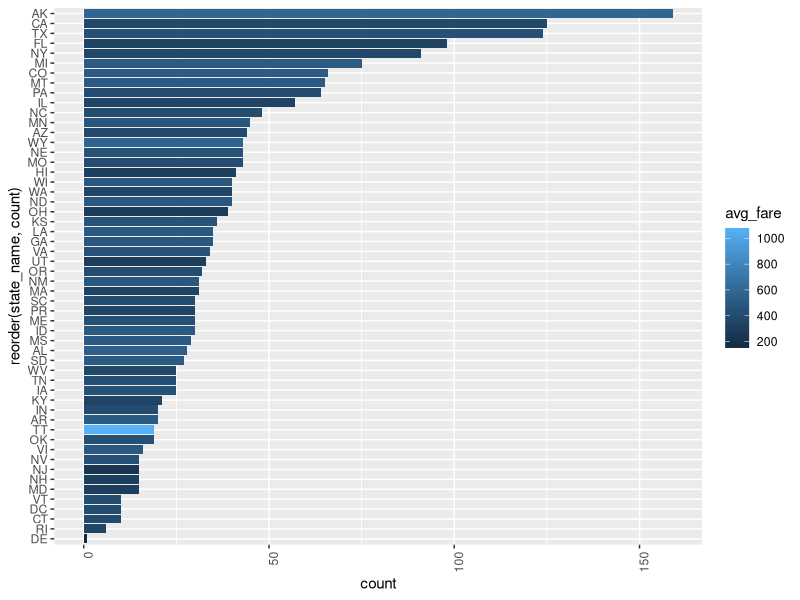
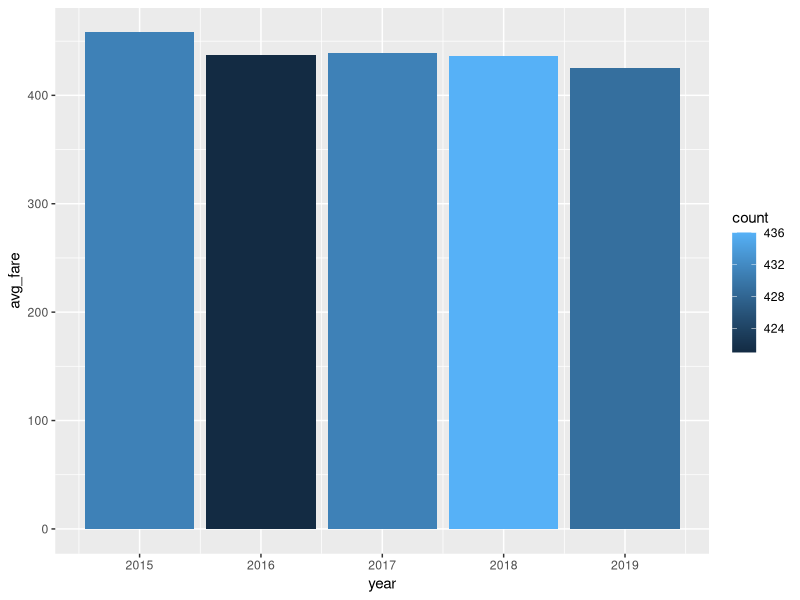
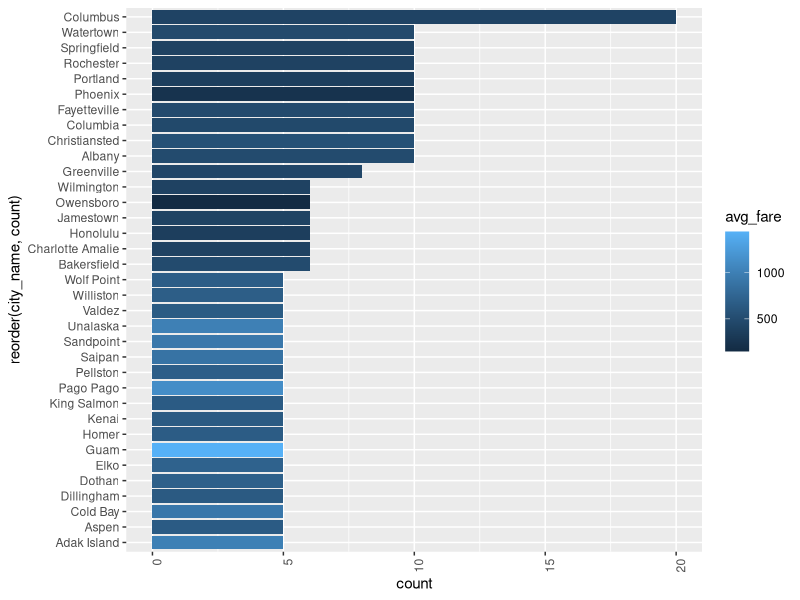

These figures' R source, in order: (Note: this script raises an error after producing the figures.)
## ---- chunk 1
knitr::opts_chunk$set(echo = TRUE)
library(readr)
library(readxl)
library(tibble)
library(stringr)
library(ggplot2)
library(dplyr)
## ---- chunk 2
## Airfare Table
airfare_df <- read_excel("Final Flights Data/Airfare(2015-2019).xlsx")

dim(airfare_df)
glimpse(airfare_df)

names(airfare_df) <- str_replace_all(tolower(names(airfare_df)), "`","")
names(airfare_df) <- str_replace_all(tolower(names(airfare_df)), " ","_")
## ---- chunk 3
## On-time Performance Table
time_performance <- read_csv("Final Flights Data/Airline on-time perform(2015-2019).csv")
#View(time_performance)

names(time_performance)
glimpse(time_performance)

names(time_performance) <- str_replace_all(tolower(names(time_performance)), "`","")
names(time_performance) <- str_replace_all(tolower(names(time_performance)), " ","_")


time_performance$total_number <- 
  as.integer(gsub(",","",time_performance$total_number))

time_performance$`average_departure_delay_(minutes)` <- 
  as.double(gsub(",","",time_performance$`average_departure_delay_(minutes)`))

time_performance$`average_taxi-out_time_(minutes)` <- 
  as.double(gsub(",","", time_performance$`average_taxi-out_time_(minutes)`))

time_performance$`average_scheduled_departure_to_take-off_(minutes)`<- as.double(gsub(",","",time_performance$`average_scheduled_departure_to_take-off_(minutes)`))

time_performance$`average_arrival_delay_(minutes)`<- 
  as.double(gsub(",","",time_performance$`average_arrival_delay_(minutes)`))

time_performance$`average_airborne_time_(minutes)`<- 
  as.double(gsub(",","",time_performance$`average_airborne_time_(minutes)`))

time_performance$`average_taxi-in_time_(minutes)`<- 
  as.double(gsub(",","",time_performance$`average_taxi-in_time_(minutes)`))

time_performance$total_number_cancelled<- 
  as.double(gsub(",","",time_performance$total_number_cancelled))

time_performance$percent_flights_cancelled<- 
  as.double(gsub(",","",time_performance$percent_flights_cancelled))

time_performance$total_number_diverted<- 
  as.double(gsub(",","",time_performance$total_number_diverted))

time_performance$percent_flights_diverted<- 
  as.double(gsub(",","",time_performance$percent_flights_diverted))

time_performance$diverted_flights_reaching_scheduled_destination<- as.double(gsub(",","",time_performance$diverted_flights_reaching_scheduled_destination))

time_performance$`diverted_flights_(mins)`<- 
  as.double(gsub(",","",time_performance$`diverted_flights_(mins)`))

time_performance$`cancelled_flights_(mins)` <- 
  as.double(gsub(",","",time_performance$`cancelled_flights_(mins)`))

time_performance$`carrier_(avg._mins)`<- 
  as.double(gsub(",","",time_performance$`carrier_(avg._mins)`))

time_performance$`weather(avg._mins)`<- 
  as.double(gsub(",","",time_performance$`weather(avg._mins)`))

time_performance$`national_aviation_system(avg._mins)`<- 
  as.double(gsub(",","",time_performance$`national_aviation_system(avg._mins)`))

time_performance$`security(avg._mins)` <- 
  as.double(gsub(",","",time_performance$`security(avg._mins)` ))

time_performance$`late_aircraft_arrival(avg._mins)` <- 
  as.double(gsub(",","",time_performance$`late_aircraft_arrival(avg._mins)`))
## ---- chunk 4
## Delay Reasons Table
delay_reasons <- read_csv("Final Flights Data/Delay Reasons by airline(2015-2019).csv", skip = 1)

delay_reasons$X11 <- NULL
dim(delay_reasons)
glimpse(delay_reasons)

names(delay_reasons) <- str_replace_all(tolower(names(delay_reasons)), "`","")
names(delay_reasons) <- str_replace_all(tolower(names(delay_reasons)), " ","_")
## ---- chunk 5
## Load Factor Table
loadfct_df <- read_csv("Final Flights Data/Load Factor by Airline(2015-2019).csv")

names(loadfct_df) <- str_replace_all(tolower(names(loadfct_df)), "`","")
names(loadfct_df) <- str_replace_all(tolower(names(loadfct_df)), " ","_")

dim(loadfct_df)
glimpse(loadfct_df)
## ---- chunk 6
## No. Flights Table
no_flights <- read_csv("Final Flights Data/Number of Flights(2015-2019).csv")

names(no_flights) <- str_replace_all(tolower(names(no_flights)), "`","")
names(no_flights) <- str_replace_all(tolower(names(no_flights)), " ","_")

dim(no_flights)
glimpse(no_flights)
## ---- chunk 7
## No. Passengers Table
no_passengers <- read_csv("Final Flights Data/Number of Passengers by Airline(2015-2019).csv")

names(no_passengers) <- str_replace_all(tolower(names(no_passengers)), "`","")
names(no_passengers) <- str_replace_all(tolower(names(no_passengers)), " ","_")

dim(no_passengers)
glimpse(no_passengers)
## ---- chunk 8
## Cancellation Fees
cancel_fees <- read_csv("Final Flights Data/Res Cxl Fees(2015-2019).csv",
                        col_types = cols(
  Year = col_double(),
  Quarter = col_character(),
  American = col_double(),
  Delta = col_double(),
  United = col_double(),
  JetBlue = col_double(),
  Alaska = col_double(),
  Spirit = col_double(),
  Frontier = col_double(),
  `Virgin America` = col_double(),
  Hawaiian = col_double(),
  `Sun Country` = col_double(),
  Allegiant = col_double(),
  `Island Air Hawaii` = col_double(),
  `US Airways` = col_double()
))

names(cancel_fees) <- str_replace_all(tolower(names(cancel_fees)), "`","")
names(cancel_fees) <- str_replace_all(tolower(names(cancel_fees)), " ","_")

View(cancel_fees)
dim(cancel_fees)
glimpse(cancel_fees)

## ---- chunk 9
airports_by_state <- airfare_df %>% group_by(state_name) %>% summarise(count = n(), avg_fare = mean(`average_fare_($)`))
ggplot(airports_by_state) +
  geom_col(aes(reorder(state_name, count), count, fill = avg_fare))+
  theme(axis.text.x = element_text(angle = 90, hjust = 1))+
  coord_flip()
## ---- chunk 10
avg_fare_df <- airfare_df %>% group_by(year) %>% summarise(avg_fare = mean(`average_fare_($)`), count = n())

ggplot(avg_fare_df, aes(year, avg_fare, fill = count)) +
         geom_col()
## ---- chunk 11
airports_by_city <- airfare_df %>% group_by(city_name) %>% 
  summarise(count = n(), avg_fare = mean(`average_fare_($)`)) %>% arrange(desc(count), desc(avg_fare))
airp_by_city <- airports_by_city[1:35,]

ggplot(airp_by_city) +
  geom_col(aes(reorder(city_name, count), count, fill = avg_fare))+
  theme(axis.text.x = element_text(angle = 90, hjust = 1))+
  coord_flip()
## ---- chunk 12
names(time_per_airlines )
time_per_year <- time_performance %>% group_by(year) %>% 
  summarise(total_flights = sum(total_number, na.rm = T),
            total_flights_cancelled = sum(total_number_cancelled, na.rm = T),
            total_flights_diverted = sum(total_number_diverted, na.rm = T),
            avg_dep_delay = mean(`average_departure_delay_(minutes)`, na.rm = T),
            avg_taxi_out_time = mean(`average_taxi-out_time_(minutes)`, na.rm = T),
            avg_arr_delay = mean(`average_arrival_delay_(minutes)`, na.rm = T),
            weather_avg_delay = mean(`weather(avg._mins)`, na.rm = T),
            national_aviation_system_avg_delay = mean(`national_aviation_system(avg._mins)`, na.rm = T),
            security_avg_delay = mean(`security(avg._mins)`, na.rm = T),
            late_aircraft_arrival_avg_delay = mean(`late_aircraft_arrival(avg._mins)`, na.rm = T))

ggplot(time_per_year,aes(year, total_flights, fill = total_flights_cancelled))+
  geom_col() +
  theme(axis.text.x = element_text(angle = 45, hjust = 1))
## ---- chunk 13
p1 <- ggplot(time_per_year,aes(year, total_flights, fill = weather_avg_delay))+
  geom_col() +
  theme(axis.text.x = element_text(angle = 45, hjust = 1))

p2 <- ggplot(time_per_year,aes(year, total_flights, fill = national_aviation_system_avg_delay))+
  geom_col() +
  theme(axis.text.x = element_text(angle = 45, hjust = 1))

p3 <- ggplot(time_per_year,aes(year, total_flights, fill = security_avg_delay))+
  geom_col() +
  theme(axis.text.x = element_text(angle = 45, hjust = 1))
p4 <- ggplot(time_per_year,aes(year, total_flights, fill = late_aircraft_arrival_avg_delay))+
  geom_col() +
  theme(axis.text.x = element_text(angle = 45, hjust = 1))
gridExtra::grid.arrange(p1, p2, p3, p4, nrow = 2)
## ---- chunk 14
time_per_airlines <- time_performance %>% group_by(carriers) %>% 
  summarise(total_flights = sum(total_number, na.rm = T),
            total_flights_cancelled = sum(total_number_cancelled, na.rm = T),
            total_flights_diverted = sum(total_number_diverted, na.rm = T),
            avg_dep_delay = mean(`average_departure_delay_(minutes)`, na.rm = T),
            avg_taxi_out_time = mean(`average_taxi-out_time_(minutes)`, na.rm = T),
            avg_arr_delay = mean(`average_arrival_delay_(minutes)`, na.rm = T),
            weather_avg_delay = mean(`weather(avg._mins)`, na.rm = T),
            national_aviation_system_avg_delay = mean(`national_aviation_system(avg._mins)`, na.rm = T),
            security_avg_delay = mean(`security(avg._mins)`, na.rm = T),
            late_aircraft_arrival_avg_delay = mean(`late_aircraft_arrival(avg._mins)`, na.rm = T))

p5 <- ggplot(time_per_airlines,aes(reorder(carriers,-weather_avg_delay), weather_avg_delay))+
  geom_col(fill = "dark blue") +
  theme(axis.text.x = element_text(angle = 45, hjust = 1))

p6 <- ggplot(time_per_airlines,aes(reorder(carriers, -national_aviation_system_avg_delay), national_aviation_system_avg_delay))+
  geom_col(fill = "dark green") +
  theme(axis.text.x = element_text(angle = 45, hjust = 1)) +
  scale_fill_brewer(palette="Dark2")

p7 <- ggplot(time_per_airlines,aes(reorder(carriers, -security_avg_delay),security_avg_delay))+
  geom_col(fill = "purple") +
  theme(axis.text.x = element_text(angle = 45, hjust = 1)) +
  scale_fill_brewer(palette="Dark2")

p8 <- ggplot(time_per_airlines,aes(reorder(carriers, -late_aircraft_arrival_avg_delay), late_aircraft_arrival_avg_delay))+
  geom_col(fill = "maroon") +
  theme(axis.text.x = element_text(angle = 45, hjust = 1)) +
  scale_fill_brewer(palette="Dark2")

gridExtra::grid.arrange(p5, p6, p7, p8, nrow = 2)
## ---- chunk 15
ggplot(time_per_airlines,aes(reorder(carriers,-avg_dep_delay), avg_dep_delay))+
  geom_col(fill = "purple") +
  theme(axis.text.x = element_text(angle = 45, hjust = 1))
## ---- chunk 16
ggplot(time_per_airlines,aes(reorder(carriers,-total_flights), total_flights, fill = total_flights_diverted))+
  geom_col() +
  theme(axis.text.x = element_text(angle = 45, hjust = 1))
## ---- chunk 17
lf_by_month <- loadfct_df %>% group_by(month) %>% summarise(alaska_airlines_avg = mean(alaska_airlines),
                                             allegiant_airlines_avg = mean(allegiant_airlines),
                                             american_airlines_avg = mean(american_airlines),
                                             delta_airlines_avg = mean(delta_airlines),
                                             frontier_airlines_avg = mean(frontier_airlines),
                                             hawaiian_airlines_avg = mean(hawaiian_airlines),
                                             jetblue_airlines_avg = mean(jetblue_airlines),
                                             southwest_airlines_avg = mean(southwest_airlines),
                                             spirit_airlines_avg = mean(spirit_airlines),
                                             united_airlines_avg = mean(united_airlines))
                                             
                                        
ggplot(lf_by_month)+
  geom_line(aes(month,alaska_airlines_avg))+
  geom_line(aes(month,allegiant_airlines_avg), col = "cornflowerblue") +
  geom_line(aes(month,american_airlines_avg), col = "coral4") +
  geom_line(aes(month,delta_airlines_avg), col = "greenyellow") +
  geom_line(aes(month,frontier_airlines_avg), col = "deeppink4") +
  geom_line(aes(month,hawaiian_airlines_avg), col = "darkseagreen4") +
  geom_line(aes(month,jetblue_airlines_avg), col = "brown4") +
  geom_line(aes(month,southwest_airlines_avg), col = "darkorchid4") +
  geom_line(aes(month,spirit_airlines_avg), col = "orange4") +
  geom_line(aes(month,united_airlines_avg), col = "olivedrab")+
  scale_x_continuous(breaks=seq(1, 12, 1))

## ---- chunk 18
canc_fees_by_quarter <- cancel_fees %>% group_by(quarter) %>% summarise(alaska_avg = mean(alaska, na.rm = T),
                                             allegiant_avg = mean(allegiant , na.rm = T),
                                             american_avg = mean(american , na.rm = T),
                                             delta_avg = mean(delta, na.rm = T),
                                             frontier_avg = mean(frontier, na.rm = T),
                                             hawaiian_avg = mean(hawaiian, na.rm = T),
                                             jetblue_avg = mean(jetblue, na.rm = T),
                                             virgin_america_avg = mean(virgin_america, na.rm = T),
                                             spirit_avg = mean(spirit, na.rm = T),
                                             united_avg = mean(united, na.rm = T),
                                             sun_country_avg = mean(sun_country, na.rm = T),
                                             island_air_hawaii_avg = mean(us_airways, na.rm = T),
                                             us_airways_avg = mean(us_airways, na.rm = T))
                                             
                                        
ggplot(canc_fees_by_quarter)+
  geom_col(aes(quarter,alaska_avg))+
  geom_line(aes(quarter,allegiant_avg), col = "cornflowerblue") +
  geom_line(aes(quarter,american_avg), col = "coral4") +
  geom_line(aes(quarter,delta_avg), col = "greenyellow") +
  geom_line(aes(quarter,frontier_avg), col = "deeppink4") +
  geom_line(aes(quarter,hawaiian_avg), col = "darkseagreen4") +
  geom_line(aes(quarter,jetblue_avg), col = "brown4") +
  geom_line(aes(quarter,virgin_america_avg), col = "darkorchid4") +
  geom_line(aes(quarter,spirit_avg), col = "orange4") +
  geom_line(aes(quarter,united_avg), col = "olivedrab")+
  geom_line(aes(quarter,sun_country_avg), col = "red")+
  geom_line(aes(quarter,island_air_hawaii_avg), col = "blue")+
    geom_line(aes(quarter,us_airways_avg), col = "pink")
